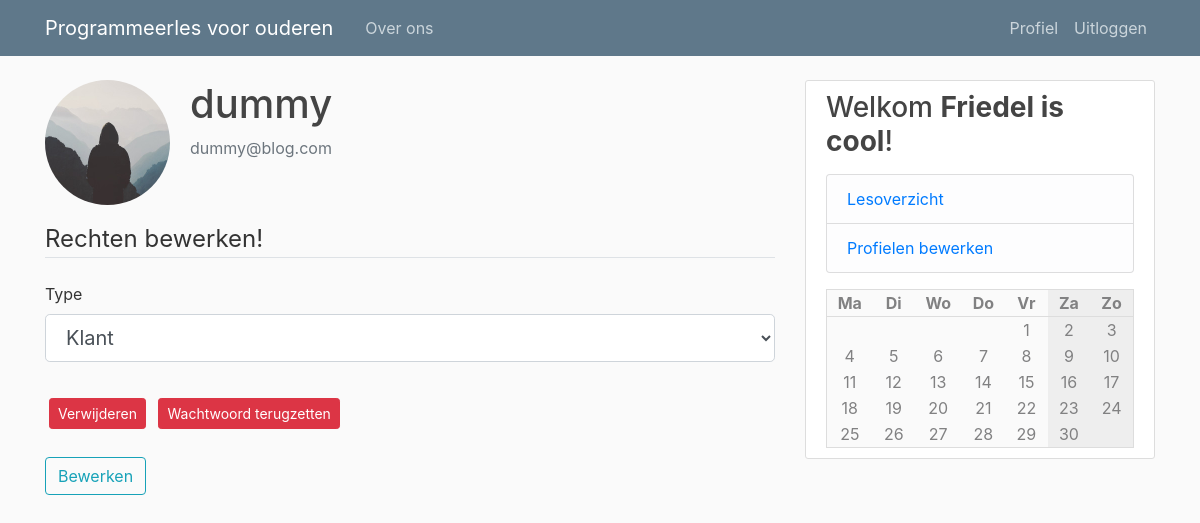
The page /admin/2 (signed in) on the database its author committed.
### pgmles/models.py (models this page shows, shortened)
class User(db.Model, UserMixin):
    id = db.Column(db.Integer, primary_key=True)
    type = db.Column(db.String(6), nullable=False, default="client")
    username = db.Column(db.String(20), unique=True, nullable=False)
    email = db.Column(db.String(120), unique=True, nullable=False)
    image_file = db.Column(db.String(20), nullable=False, default='default.jpg')
    password = db.Column(db.String(60), nullable=False)

### pgmles/routes.py (the view)
@app.route("/admin/<int:user_id>", methods=['GET','POST'])
@login_required
def admin_user(user_id):
    if current_user.type != "admin":
        abort(403)
    form = AdminForm()
    user = User.query.filter_by(id=user_id).first()
    image_file = url_for('static', filename='profile_pics/' + user.image_file)
    if form.validate_on_submit():
        user.type = form.type.data
        db.session.commit()
        flash(f'De gebruiker {user.username} is nu een {user.type}', 'success')
        return redirect(url_for('admin'))
    elif request.method == 'GET':
        form.type.data = user.type
    return render_template('admin_user.html', calendar=make_calendar(), form=form, user=user, image_file=image_file)

### pgmles/forms.py
class AdminForm(FlaskForm):
    type = SelectField('Type',  choices=[('client', 'Klant'), ('teacher', 'Docent'), ('admin', 'Administrator')])
    submit = SubmitField('Bewerken')

### pgmles/models.py (called while the page is built)
@login_manager.user_loader
def load_user(user_id):
    return User.query.get(int(user_id))

### pgmles/routes.py (called while the page is built)
def make_calendar():
    weekdays = list(enumerate(['Ma', 'Di', 'Wo', 'Do', 'Vr', 'Za', 'Zo']))
    courses = [ None, None, None, None, None, None, None ]
    if current_user.is_authenticated:
        subscriptions = [ cm.course_id for cm in CourseMember.query.filter_by(user_id=current_user.id) ]
        courses = [ ' +\n'.join([ c.name for c in Course.query.filter_by(weekday=i) if c.id in subscriptions ]) for i in range(7) ]
    today = datetime.today()
    m = Month()
    rows = []
    for days in m.monthdayscalendar(today.year, today.month):
        rows.append([ (i, d, courses[i]) for i, d in enumerate(days) ])
    return { 'weekdays': weekdays, 'rows': rows }

### pgmles/templates/admin_user.html (shortened to what this page needs)
{% extends "layout.html" %}
{% block content %}
    <div class="media">
        <img class="rounded-circle account-img" src="{{ image_file }}">
        <div class="media-body">
        <h2 class="account-heading">{{ user.username }}</h2>
        <p class="text-secondary">{{ user.email }}</p>
        </div>
    </div>
    <form method="POST" action="">
        <fieldset class="form-group">
            <legend class="border-bottom mb-4">Rechten bewerken!</legend>
            <div class="form-group">
                {{ form.type.label(class="form-control-label") }}
                {% if form.type.errors %}
                    {{ form.type(class="form-control form-control-lg is-invalid") }}
                    <div class="invalid-feedback">
                        {% for error in form.type.errors %}
                            <span>{{ error }}</span>
                        {% endfor %}
                    </div>
                {% else %}
                    {{ form.type(class="form-control form-control-lg") }}
                {% endif %}
            </div>
        </fieldset>
        <div class="form-group">
            <button type="button" class="btn btn-danger btn-sm m-1" data-toggle="modal" data-target="#deleteModal">Verwijderen</button>
            <a class="btn btn-danger btn-sm m-1" href="{{ url_for('reset_user', user_id=user.id) }}">Wachtwoord terugzetten</a>
            <br><br>
            {{ form.submit(class="btn btn-outline-info") }}
        </div>
    </form>
{% endblock content %}

### pgmles/templates/layout.html (shortened to what this page needs)
<!DOCTYPE html>
<html>
<head>
    <link rel="stylesheet" href="https://maxcdn.bootstrapcdn.com/bootstrap/4.0.0/css/bootstrap.min.css">
    <link rel="stylesheet" type="text/css" href="{{ url_for('static', filename='main.css') }}">
</head>
<body>
    <header class="site-header">
      <nav class="navbar navbar-expand-md navbar-dark bg-steel fixed-top">
        <div class="container">
          <a class="navbar-brand mr-4" href="/">Programmeerles voor ouderen</a>
          <div class="collapse navbar-collapse" id="navbarToggle">
            <div class="navbar-nav mr-auto">
              <a class="nav-item nav-link" href="/about">Over ons</a>
            </div>
            <div class="navbar-nav">
              {% if current_user.is_authenticated %}
                <a class="nav-item nav-link" href="{{ url_for('account') }}">Profiel</a>
                <a class="nav-item nav-link" href="{{ url_for('logout') }}">Uitloggen</a>
              {% else %}
                <a class="nav-item nav-link" href="{{ url_for('login') }}">Inloggen</a>
                <a class="nav-item nav-link" href="{{ url_for('register') }}">Registeren</a>
              {% endif %}
            </div>
          </div>
        </div>
      </nav>
    </header>
    <main role="main" class="container">
      <div class="row">
        <div class="col-md-8">
          {% block content %}{% endblock %}
        </div>
        <div class="col-md-4">
          <div class="content-section">
            <h3>Welkom <b>{{ current_user.username if current_user.is_authenticated else 'gast' }}</b>!</h3>
            {% if current_user.type == 'teacher' or current_user.type == 'admin' %}
            <p class='text-muted'>
              <ul class="list-group">
                <li class="list-group-item list-group-item-light"><a href="{{ url_for('course_overview') }}">Lesoverzicht</a></li>
                {% if current_user.type == 'admin' %}
                <li class="list-group-item list-group-item-light"><a href="{{ url_for('admin') }}">Profielen bewerken</a></li>
                {% endif %}
              </ul>
            </p>
            {% endif %}
            <table class='calendar'>
              <tr>
                {% for d, day in calendar['weekdays'] %}
                  <th class="{{ 'weekend' if d >= 5 }}">{{ day }}</th>
                {% endfor %}
              </tr>
              {% for row in calendar['rows'] %}
                <tr>
                  {% for d, day, course in row %}
                      <td class="{{ 'weekend' if d >= 5 }} {{ 'course' if course and day }}">
                        {{ day if day }}
                      </td>
                  {% endfor %}
                </tr>
             {% endfor %}
            </table>
          </div>
        </div>
      </div>
    </main>
</body>
</html>

### pgmles/static/main.css (style rules this page uses)
body { background: #fafafa; color: #333333; margin-top: 5rem; }
h1, h2, h3, h4, h5, h6 { color: #444444; }
.bg-steel { background-color: #5f788a; }
.site-header .navbar-nav .nav-link { color: #cbd5db; }
.content-section { background: #ffffff; padding: 10px 20px; border: 1px solid #dddddd; border-radius: 3px; margin-bottom: 20px; }
.account-img { height: 125px; width: 125px; margin-right: 20px; margin-bottom: 16px; }
.account-heading { font-size: 2.5rem; }
.calendar { background-color: #fafafa; width: 100%; color: #818182; border: #dddddd solid 1px; }
.calendar .weekend { background-color: #eee; }
.calendar th { border-bottom: #ddd solid 1px; }
.calendar th, td { text-align: center; width: 100px; position: relative; }

### rows shown on the page
User: username "dummy", email "dummy@blog.com", type "Klant"
User: username "Friedel is cool"

### other values the page prints
{{ day }} "Ma" "Di" "Wo" "Do" "Vr" "Za" "Zo"
{{ day if day }} "1" "2" "3" "4" "5" "6" "7" "8" "9" "10" "11" "12" "13" "14" "15" "16" "17" "18" "19" "20" "21" "22" "23" "24" "25" "26" "27" "28" "29" "30"
